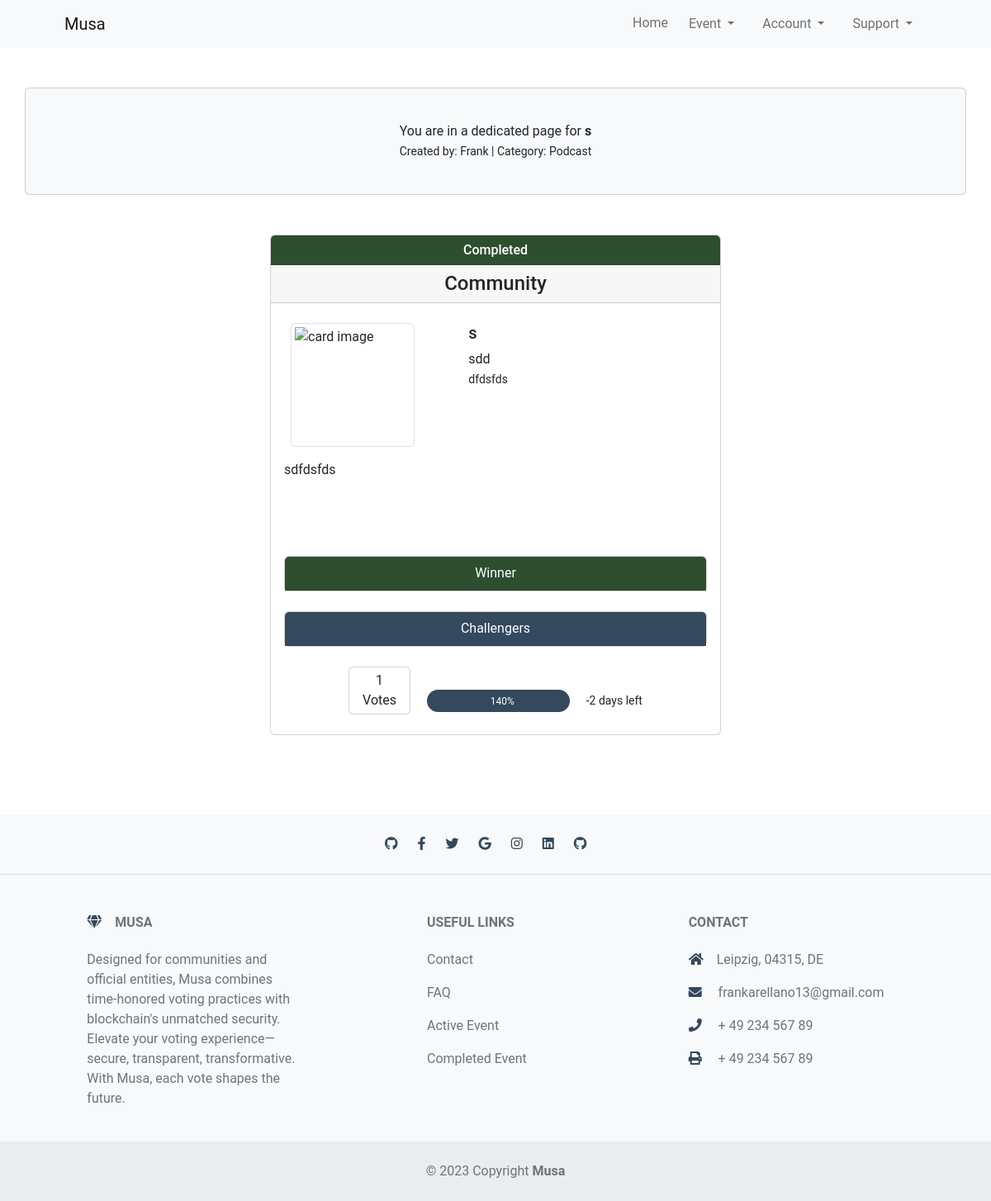
The page /s on the database its author committed.
### vote_management/models.py (models this page shows, shortened)
class VoteCard(models.Model):
    title = models.CharField(max_length=33, unique=True)
    slug = models.SlugField(max_length=200, unique=True)
    author = models.ForeignKey(
        'musa.UserProfile', on_delete=models.CASCADE, related_name="card_author")
    category = models.ForeignKey(
        Category, on_delete=models.CASCADE, related_name="categories")
    mission = models.CharField(max_length=33)
    location = models.CharField(max_length=33)
    description = models.TextField(max_length=258)
    expire = models.DateField()
    event_image = CloudinaryField('image', default='placeholder')
    vote_record = models.ManyToManyField('musa.UserProfile', through='VoteRecord',
                                         related_name='user_votes', blank=True)
    candidates = models.ManyToManyField('ElectedPerson', related_name='vote_cards',
                                        blank=True)
    status = models.IntegerField(choices=STATUS, default=0)
    excerpt = models.TextField(blank=True)
    type = models.IntegerField(choices=CARD_TYPE, default=0)
    created_on = models.DateField(auto_now_add=True)
    class Meta:
        ordering = ['-created_on']
    def number_of_votes(self):
        return self.vote_record.count()

class Category(models.Model):
    category_name = models.CharField(max_length=50, unique=True)
    class Meta:
        ordering = ['category_name']
        verbose_name_plural = "Categories"
    def __str__(self):
        return self.category_name

### musa/models.py (models this page shows)
class UserProfile(AbstractUser):
    verified = models.BooleanField(default=False)
    role = models.IntegerField(choices=ROLES, default=0)
    user_card = models.ManyToManyField(
        'vote_management.VoteCard', through='vote_management.VoteRecord', related_name='user_cards')
    class Meta:
        ordering = ['username']
    def __str__(self):
        return self.username

### vote_management/views.py (the view, shortened to what this page needs)
# urls.py: path('<slug:slug>', HomePageSingleView.as_view(),
class HomePageSingleView(View):
    def get(self, request, slug, *args, **kwargs):
        queryset = VoteCard.objects.order_by('-created_on')
        card = get_object_or_404(queryset, slug=slug)
        candidates = card.vote_candidate.all()
        now = timezone.now().date()
        total_duration = 0.01 + \
            (card.expire - card.created_on).days
        elapsed_time = (now - card.created_on).days
        card.progress = format(
            (elapsed_time / total_duration) * 100, '.0f')
        card.time_left = format(
            total_duration - elapsed_time, '.0f')
        if request.user.is_authenticated:
            has_voted = VoteRecord.objects.filter(
                voter=request.user, vote_card=card).exists()
        else:
            has_voted = False
        vote_counts = VoteRecord.objects.filter(vote_card=card).values(
            'elected_person__name').annotate(vote_count=Count(
                'elected_person')).order_by('-vote_count')
        winner = vote_counts.first()
        challengers = vote_counts[1:]
        return render(request, "single_card.html",
                      {
                          "card": card,
                          "winner": winner,
                          "challengers": challengers,
                          "candidates": candidates,
                          "has_voted": has_voted,
                          "user_authenticated": request.user.is_authenticated
                      })

### templates/frontend/single_card.html (shortened to what this page needs)
{% extends "base.html" %}
{% block content %}
<div class="container px-4 px-lg-0">
    <div class="card bg-light my-5 py-4 text-center">
        <div class="card-body">
            <p class="m-0">You are in a dedicated page for <strong>{{ card.title }}
                </strong>
            </p>
            <small>Created by: {{ card.author }} | Category: {{ card.category }}</small>
        </div>
    </div>
    <div class="row gx-4 gx-lg-5 justify-content-center">
        <div class="col-md-6 mb-5">
            <form method="post">
                <div class="card h-100">
                    {% if card.status == 1 or card.status == 3 %}
                    <div class="card-header card-header-green text-center h6">{{ card.get_status_display }}</div>
                    {% elif card.status == 2 %}
                    <div class="card-header bg-danger text-center text-white h6">{{ card.get_status_display }}</div>
                    {% else %}
                    <div class="card-header bg-warning text-center text-white h6">{{ card.get_status_display }}</div>
                    {% endif %}
                    <div class="card-header text-center h4">{{ card.get_type_display}}</div>
                    <div class="card-body card-body-height pb-0">
                        <div class="row mt-2">
                            <div class="col-5 d-inline-block">
                                {% if "placeholder" in card.event_image.url %}
                                <img src="https://codeinstitute.s3.amazonaws.com/fullstack/blog/default.jpg"
                                    alt="code institute" class="img-fluid img-thumbnail rounded float-start mx-2"
                                    width="200" height="200">
                                {% else %}
                                <img src="{{ card.event_image.url }}" alt="card image"
                                    class="img-fluid img-thumbnail rounded float-start mx-2" width="150" height="150">
                                {% endif %}
                            </div>
                            <div class="col-7 d-inline-block">
                                <span class="">
                                    <h5 class="card-title">{{ card.title }}</h5>
                                    <p class="mission my-0 fs-6"> {{ card.mission }}</p>
                                    <small class="location my-0"> {{ card.location }}</small>
                                </span>
                            </div>
                        </div>
                        <div id="description-single" class="row mt-3">
                            <div class="col">
                                <p class="my-0">
                                    {{ card.description|safe }}
                                </p>
                            </div>
                        </div>
                        <div class="row">
                            <div class="col">
                                {% if card.status == 3 %}
                                <div class="card mt-3">
                                    <div class="card-header card-header-green text-center">
                                        Winner
                                    </div>
                                </div>
                                <div class="card mt-4">
                                    <div class="card-header card-header-blue text-center text-white">
                                        Challengers
                                    </div>
                                </div>
                                {% endif%}
                            </div>
                            <div class="text-center my-4">
                                <span class="card d-inline-block">
                                    <div class="card-body py-1 px-3 text-center">
                                        <span class="card-text">{{ card.number_of_votes }}<br> Votes</span>
                                    </div>
                                </span>
                                <span class="d-inline-block px-3 progress-container">
                                    <div class="progress">
                                        <div class="progress-bar" role="progressbar" style="width: {{ card.progress }}%"
                                            aria-valuenow="{{ card.progress }}" aria-valuemin="0" aria-valuemax="100">
                                            <span class="padding-progress">{{ card.progress }}%</span>
                                        </div>
                                    </div>
                                </span>
                                <small>{{ card.time_left }} days left</small>
                            </div>
                        </div>
                    </div>
                </div>
            </form>
        </div>
    </div>
</div>
{% endblock content %}

### static/custom/css/style.css (style rules this page uses)
* { font-family: 'Roboto', Fairplay, sans-serif; }
.card-body-height { min-height: 300px; }
#description-single { min-height: 100px; text-align: justify; }
.progress { height: 27px; border-radius: 15px; }
.progress-bar { background-color: #34495E; }
.progress-container { width: 40%; }
.padding-progress { padding-left: 10px; }
.card-header-blue { background-color: #34495e; color: #ffffff; }
.card-header-green { background-color: #2D4F2F; color: #ffffff; }

### rows shown on the page
VoteCard: title "s", author "Frank", category "Podcast", status "Completed", type "Community", mission "sdd", location "dfdsfds", description "sdfdsfds", number_of_votes "1", progress "140", time_left "-2"

### other values the page prints
{{ copyright }} "2023"
